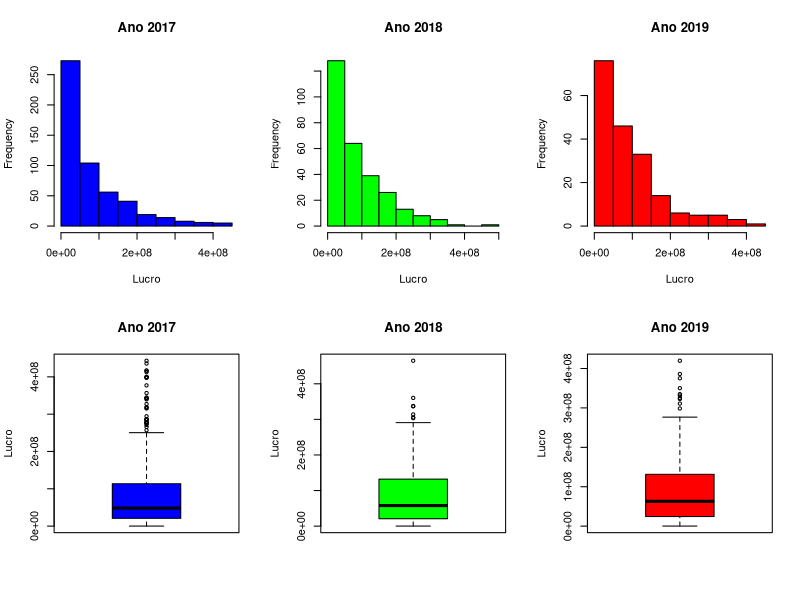

Source code (R):
##### LISTA 1 #####

## Questão 1 
rm(list = ls())
n = 1000

# Item A:
set.seed(100)
valor = sample(seq(from = 500,to = 4000, by =100), size = n, replace = T)

set.seed(150)
produto = sample(c('tv','notebook','impressora','smartphone'), size = n, replace = T, prob = c(0.3,0.2,0.1,0.4))

set.seed(200)
quantidade = sample(c(10:4000), size = n, replace = T)

set.seed(250)
mes = sample(c(1:12), size = n, replace = T)

set.seed(300)
margem = round(runif(n, min = 1.0, max = 35.0), 1)

set.seed(350)
ano = sample(c(2017,2018,2019), size = n, replace = T, prob = c(0.50,0.30,0.20))

# Item B:
vendas = data.frame(ano, mes, produto, quantidade, valor, margem)
rm(list = ano, mes, produto, valor, margem, n, quantidade)
ls()

# Item C:
attach(vendas)
lucro = round((quantidade * valor * margem), 2)
detach(vendas)

# Item D:
vendas = cbind(vendas, lucro)
rm(lucro)

# Item E:
f = function(){
  attach(vendas)
  min = round(tapply(lucro, ano, min),2)
  media = tapply(lucro, ano, mean)
  mediana = tapply(lucro, ano, median)
  maximo = tapply(lucro, ano, max)
  desvio = tapply(lucro, ano, sd)
  geral = c(min,media,mediana,maximo,desvio)
  detach(vendas)
  return(geral)
}
aux = f()

# Item F:
lucro_anual = matrix(data = aux, nrow = 5, ncol = 3, byrow = T, dimnames = list(c('Mínimo','Média','Mediana','Máximo','Desvio Padrão'), c('2017','2018','2019')))
lucro_anual

# Item E
par(mfrow = c(2, 3))
hist(vendas$lucro[vendas$ano == 2017], main = "Ano 2017", xlab = "Lucro", col = "blue")
hist(vendas$lucro[vendas$ano == 2018], main = "Ano 2018", xlab = "Lucro", col = "green")
hist(vendas$lucro[vendas$ano == 2019], main = "Ano 2019", xlab = "Lucro", col = "red")
boxplot(vendas$lucro[vendas$ano == 2017], main = "Ano 2017", ylab = "Lucro", col = "blue")
boxplot(vendas$lucro[vendas$ano == 2018], main = "Ano 2018", ylab = "Lucro", col = "green")
boxplot(vendas$lucro[vendas$ano == 2019], main = "Ano 2019", ylab = "Lucro", col = "red")

















